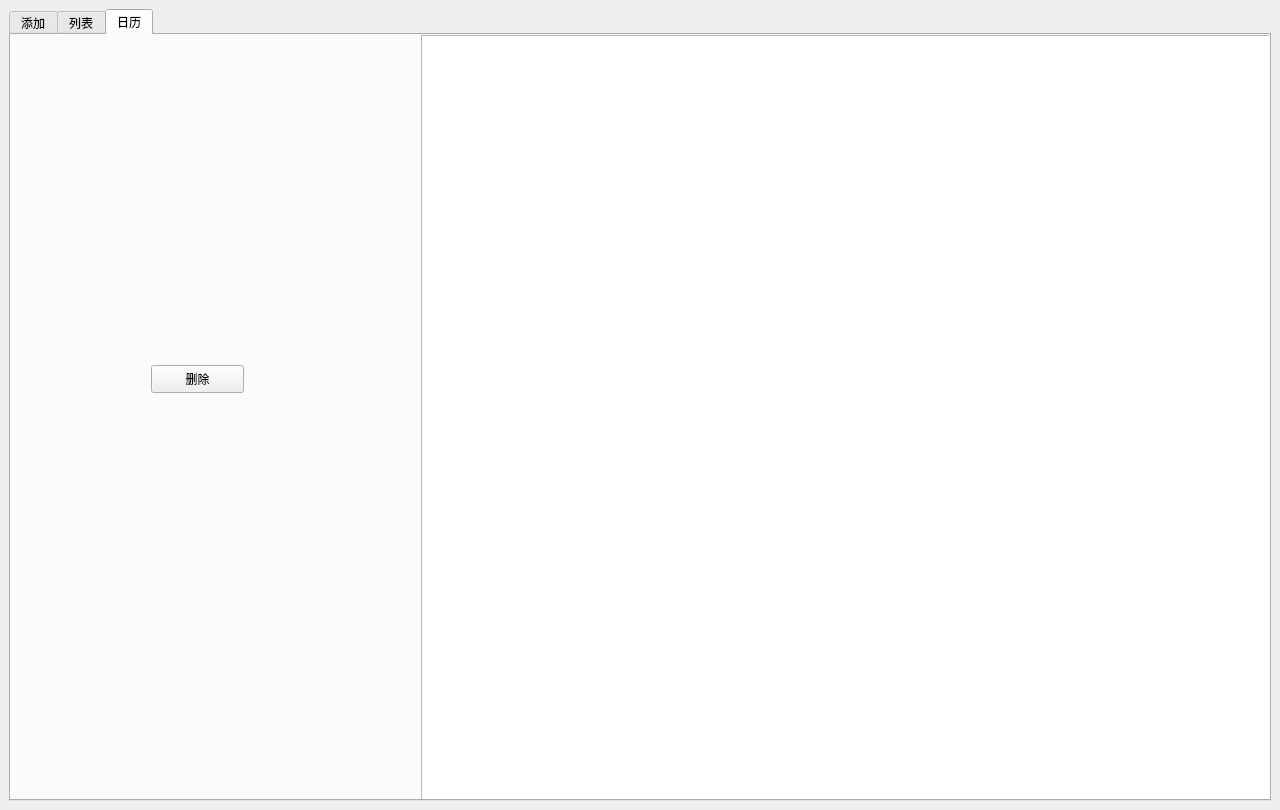
<?xml version="1.0" encoding="UTF-8"?>
<ui version="4.0">
 <class>MainWindow</class>
 <widget class="QMainWindow" name="MainWindow">
  <property name="geometry">
   <rect>
    <x>0</x>
    <y>0</y>
    <width>1280</width>
    <height>810</height>
   </rect>
  </property>
  <property name="windowTitle">
   <string>list-task</string>
  </property>
  <widget class="QWidget" name="centralwidget">
   <layout class="QHBoxLayout" name="horizontalLayout">
    <item>
     <widget class="QTabWidget" name="list">
      <property name="currentIndex">
       <number>2</number>
      </property>
      <widget class="QWidget" name="tab_add">
       <attribute name="title">
        <string>添加</string>
       </attribute>
       <widget class="QPushButton" name="pushButton_add">
        <property name="geometry">
         <rect>
          <x>110</x>
          <y>370</y>
          <width>93</width>
          <height>28</height>
         </rect>
        </property>
        <property name="text">
         <string>添加</string>
        </property>
       </widget>
       <widget class="QLabel" name="label">
        <property name="geometry">
         <rect>
          <x>110</x>
          <y>110</y>
          <width>72</width>
          <height>15</height>
         </rect>
        </property>
        <property name="text">
         <string>任务名称</string>
        </property>
       </widget>
       <widget class="QLabel" name="label_2">
        <property name="geometry">
         <rect>
          <x>110</x>
          <y>160</y>
          <width>72</width>
          <height>15</height>
         </rect>
        </property>
        <property name="text">
         <string>描述</string>
        </property>
       </widget>
       <widget class="QLineEdit" name="lineEdit_name">
        <property name="geometry">
         <rect>
          <x>200</x>
          <y>110</y>
          <width>561</width>
          <height>21</height>
         </rect>
        </property>
       </widget>
       <widget class="QPushButton" name="pushButton_cancel">
        <property name="geometry">
         <rect>
          <x>230</x>
          <y>370</y>
          <width>93</width>
          <height>28</height>
         </rect>
        </property>
        <property name="text">
         <string>取消</string>
        </property>
       </widget>
       <widget class="QTextEdit" name="lineEdit_description">
        <property name="geometry">
         <rect>
          <x>200</x>
          <y>160</y>
          <width>561</width>
          <height>141</height>
         </rect>
        </property>
       </widget>
       <widget class="QCalendarWidget" name="calendarWidget_2">
        <property name="geometry">
         <rect>
          <x>830</x>
          <y>90</y>
          <width>296</width>
          <height>218</height>
         </rect>
        </property>
       </widget>
       <widget class="QLabel" name="label_5">
        <property name="geometry">
         <rect>
          <x>110</x>
          <y>407</y>
          <width>210</width>
          <height>21</height>
         </rect>
        </property>
        <property name="styleSheet">
         <string notr="true">color: rgb(61, 123, 185);</string>
        </property>
        <property name="text">
         <string/>
        </property>
       </widget>
       <widget class="QWidget" name="verticalLayoutWidget_2">
        <property name="geometry">
         <rect>
          <x>540</x>
          <y>400</y>
          <width>631</width>
          <height>271</height>
         </rect>
        </property>
        <layout class="QVBoxLayout" name="whale_widget"/>
       </widget>
       <widget class="QWidget" name="layoutWidget">
        <property name="geometry">
         <rect>
          <x>110</x>
          <y>320</y>
          <width>364</width>
          <height>23</height>
         </rect>
        </property>
        <layout class="QHBoxLayout" name="horizontalLayout_3">
         <item>
          <widget class="QLabel" name="label_3">
           <property name="text">
            <string>开始时间</string>
           </property>
          </widget>
         </item>
         <item>
          <widget class="QDateEdit" name="dateEdit_begin">
           <property name="dateTime">
            <datetime>
             <hour>0</hour>
             <minute>0</minute>
             <second>0</second>
             <year>2023</year>
             <month>1</month>
             <day>1</day>
            </datetime>
           </property>
           <property name="displayFormat">
            <string>yyyy/MM/dd</string>
           </property>
          </widget>
         </item>
         <item>
          <widget class="QLabel" name="label_4">
           <property name="text">
            <string>结束时间</string>
           </property>
          </widget>
         </item>
         <item>
          <widget class="QDateEdit" name="dateEdit_end">
           <property name="dateTime">
            <datetime>
             <hour>0</hour>
             <minute>0</minute>
             <second>0</second>
             <year>2023</year>
             <month>1</month>
             <day>1</day>
            </datetime>
           </property>
           <property name="displayFormat">
            <string>yyyy/MM/dd</string>
           </property>
          </widget>
         </item>
        </layout>
       </widget>
      </widget>
      <widget class="QWidget" name="tab_list">
       <attribute name="title">
        <string>列表</string>
       </attribute>
       <widget class="QTableWidget" name="tableWidget">
        <property name="geometry">
         <rect>
          <x>0</x>
          <y>0</y>
          <width>1090</width>
          <height>741</height>
         </rect>
        </property>
        <property name="sizePolicy">
         <sizepolicy hsizetype="Expanding" vsizetype="Expanding">
          <horstretch>0</horstretch>
          <verstretch>0</verstretch>
         </sizepolicy>
        </property>
        <property name="maximumSize">
         <size>
          <width>1090</width>
          <height>16777215</height>
         </size>
        </property>
        <property name="horizontalScrollBarPolicy">
         <enum>Qt::ScrollBarAsNeeded</enum>
        </property>
        <property name="sizeAdjustPolicy">
         <enum>QAbstractScrollArea::AdjustToContents</enum>
        </property>
        <property name="dragEnabled">
         <bool>false</bool>
        </property>
        <property name="wordWrap">
         <bool>true</bool>
        </property>
        <property name="rowCount">
         <number>1</number>
        </property>
        <property name="columnCount">
         <number>5</number>
        </property>
        <attribute name="horizontalHeaderVisible">
         <bool>false</bool>
        </attribute>
        <attribute name="horizontalHeaderCascadingSectionResizes">
         <bool>true</bool>
        </attribute>
        <attribute name="verticalHeaderVisible">
         <bool>false</bool>
        </attribute>
        <attribute name="verticalHeaderCascadingSectionResizes">
         <bool>true</bool>
        </attribute>
        <attribute name="verticalHeaderHighlightSections">
         <bool>true</bool>
        </attribute>
        <row/>
        <column/>
        <column/>
        <column/>
        <column/>
        <column/>
       </widget>
       <widget class="QPushButton" name="pushButton_del">
        <property name="geometry">
         <rect>
          <x>1130</x>
          <y>50</y>
          <width>93</width>
          <height>28</height>
         </rect>
        </property>
        <property name="text">
         <string>删除</string>
        </property>
       </widget>
       <widget class="QLabel" name="label_6">
        <property name="geometry">
         <rect>
          <x>1121</x>
          <y>110</y>
          <width>121</width>
          <height>241</height>
         </rect>
        </property>
        <property name="text">
         <string/>
        </property>
       </widget>
      </widget>
      <widget class="QWidget" name="tab_calendar">
       <attribute name="title">
        <string>日历</string>
       </attribute>
       <widget class="QTableWidget" name="tableWidget_2">
        <property name="geometry">
         <rect>
          <x>410</x>
          <y>0</y>
          <width>851</width>
          <height>771</height>
         </rect>
        </property>
        <property name="rowCount">
         <number>0</number>
        </property>
        <property name="columnCount">
         <number>3</number>
        </property>
        <attribute name="horizontalHeaderVisible">
         <bool>false</bool>
        </attribute>
        <attribute name="verticalHeaderVisible">
         <bool>false</bool>
        </attribute>
        <column/>
        <column/>
        <column/>
       </widget>
       <widget class="QWidget" name="verticalLayoutWidget">
        <property name="geometry">
         <rect>
          <x>50</x>
          <y>60</y>
          <width>291</width>
          <height>201</height>
         </rect>
        </property>
        <layout class="QVBoxLayout" name="verticalLayout"/>
       </widget>
       <widget class="QPushButton" name="pushButton_del_2">
        <property name="geometry">
         <rect>
          <x>140</x>
          <y>330</y>
          <width>93</width>
          <height>28</height>
         </rect>
        </property>
        <property name="text">
         <string>删除</string>
        </property>
       </widget>
      </widget>
     </widget>
    </item>
   </layout>
  </widget>
 </widget>
 <tabstops>
  <tabstop>lineEdit_name</tabstop>
  <tabstop>lineEdit_description</tabstop>
  <tabstop>dateEdit_begin</tabstop>
  <tabstop>dateEdit_end</tabstop>
  <tabstop>pushButton_add</tabstop>
  <tabstop>pushButton_cancel</tabstop>
  <tabstop>tableWidget</tabstop>
  <tabstop>tableWidget_2</tabstop>
  <tabstop>list</tabstop>
 </tabstops>
 <resources/>
 <connections/>
</ui>
